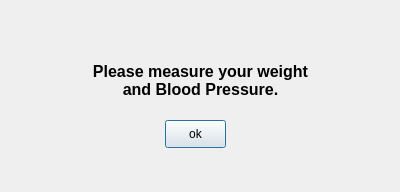
<?xml version="1.0" encoding="UTF-8"?>
<ui version="4.0">
 <class>Dialog</class>
 <widget class="QDialog" name="Dialog">
  <property name="geometry">
   <rect>
    <x>0</x>
    <y>0</y>
    <width>400</width>
    <height>192</height>
   </rect>
  </property>
  <property name="windowTitle">
   <string>Daily routine measurment</string>
  </property>
  <widget class="QLabel" name="label">
   <property name="geometry">
    <rect>
     <x>60</x>
     <y>30</y>
     <width>281</width>
     <height>101</height>
    </rect>
   </property>
   <property name="font">
    <font>
     <family>Arial</family>
     <pointsize>12</pointsize>
     <weight>75</weight>
     <bold>true</bold>
    </font>
   </property>
   <property name="text">
    <string>Please measure your weight 
and Blood Pressure.</string>
   </property>
   <property name="alignment">
    <set>Qt::AlignCenter</set>
   </property>
  </widget>
  <widget class="QPushButton" name="pushButton">
   <property name="geometry">
    <rect>
     <x>165</x>
     <y>120</y>
     <width>61</width>
     <height>28</height>
    </rect>
   </property>
   <property name="text">
    <string>ok</string>
   </property>
  </widget>
 </widget>
 <resources/>
 <connections/>
</ui>
